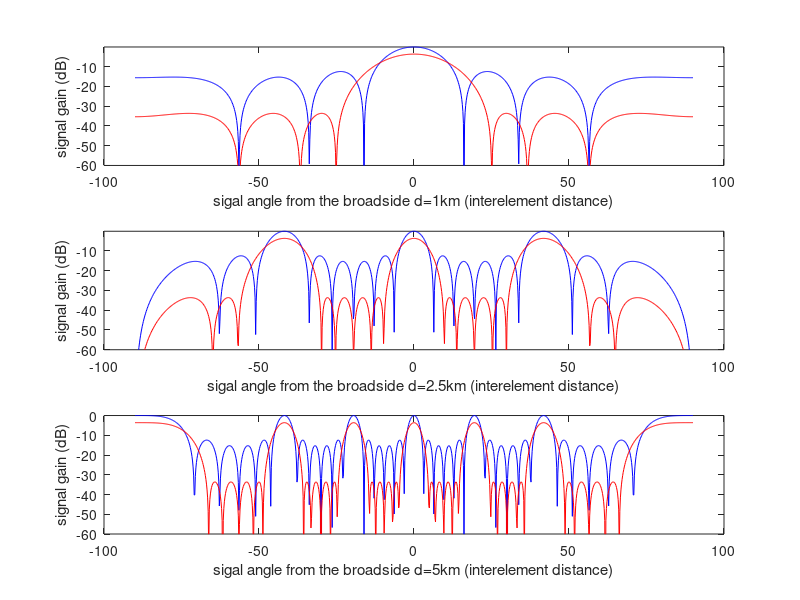

This chart was generated by the following MATLAB code:
nel=6;
vp=5;%km/s
kk=1;
w=[ 4.72 10.92 15.97 15.97 10.92 4.72]/15.97;
for d=[1 2.5 5] ;%km
figure(1);
f0=3;%Hz
res=1000;
theta=linspace(-pi/2,pi/2,res);
tou=d*sin(theta)/vp;
lamda0=vp/f0;
phi=2*pi*d/lamda0*sin(theta);
i=1:res;
A=zeros(1,res);
B=zeros(1,res);
for i=1:res
    for j=1:nel
    A(i)=A(i)+exp(1i*((j-1)*phi(i)));
    end
end
for i=1:res
    for j=1:nel
    B(i)=B(i)+w(j)*exp(1i*((j-1)*phi(i)));
    end
end
subplot(3,1,kk);
kk=kk+1;
plot(theta*180/pi,10*log10(abs(A).^2/nel^2),'b',theta*180/pi,10*log10(abs(B).^2/nel^2),'r');
ylabel('signal gain (dB)');
xlabel(['sigal angle from the broadside ' 'd=' num2str(d) 'km (interelement distance)' ]);
ylim([-60 inf]);
end
